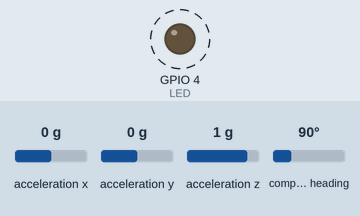
Recording of a program running on a simulated Raspberry Pi (BCM pin numbers). Parts: output pins drawn as LEDs (lit = HIGH). Dashed ring = blinking. The inputs (shaded band) are chosen by the test bench; at power-on: acceleration x 0 g, acceleration y 0 g, acceleration z 1 g, compass heading 90°. What the program prints to the terminal is not drawn.

Above: at 1.1 s.
Timing chart, 0 to 4.6 s (numbered marks = the images above):
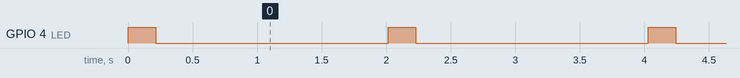

The program:

Gyro_Program.py
```python
import RPi.GPIO as GPIO
import smbus
import time
import math
import struct

GPIO.setmode(GPIO.BCM)
LED = 4
GPIO.setup(LED, GPIO.OUT)

bus = smbus.SMBus(1)

LSM303_ADDRESS_ACCEL = 0x19 #Default Accel address
LSM303_ADDRESS_MAG = 0x1e # Default Mag address

# Accel registers

LSM303_REGISTER_ACCEL_CTRL_REG1_A = 0x20   # 00000111   rw
LSM303_REGISTER_ACCEL_CTRL_REG2_A = 0x21   # 00000000   rw
LSM303_REGISTER_ACCEL_CTRL_REG3_A = 0x22   # 00000000   rw
LSM303_REGISTER_ACCEL_CTRL_REG4_A = 0x23   # 00000000   rw
LSM303_REGISTER_ACCEL_CTRL_REG5_A = 0x24   # 00000000   rw
LSM303_REGISTER_ACCEL_CTRL_REG6_A = 0x25   # 00000000   rw
LSM303_REGISTER_ACCEL_REFERENCE_A = 0x26   # 00000000   r
LSM303_REGISTER_ACCEL_STATUS_REG_A = 0x27   # 00000000   r
LSM303_REGISTER_ACCEL_OUT_X_L_A = 0x28
LSM303_REGISTER_ACCEL_OUT_X_H_A = 0x29
LSM303_REGISTER_ACCEL_OUT_Y_L_A = 0x2A
LSM303_REGISTER_ACCEL_OUT_Y_H_A = 0x2B
LSM303_REGISTER_ACCEL_OUT_Z_L_A = 0x2C
LSM303_REGISTER_ACCEL_OUT_Z_H_A = 0x2D
LSM303_REGISTER_ACCEL_FIFO_CTRL_REG_A = 0x2E
LSM303_REGISTER_ACCEL_FIFO_SRC_REG_A = 0x2F
LSM303_REGISTER_ACCEL_INT1_CFG_A = 0x30
LSM303_REGISTER_ACCEL_INT1_SOURCE_A = 0x31
LSM303_REGISTER_ACCEL_INT1_THS_A = 0x32
LSM303_REGISTER_ACCEL_INT1_DURATION_A = 0x33
LSM303_REGISTER_ACCEL_INT2_CFG_A = 0x34
LSM303_REGISTER_ACCEL_INT2_SOURCE_A = 0x35
LSM303_REGISTER_ACCEL_INT2_THS_A = 0x36
LSM303_REGISTER_ACCEL_INT2_DURATION_A = 0x37
LSM303_REGISTER_ACCEL_CLICK_CFG_A = 0x38
LSM303_REGISTER_ACCEL_CLICK_SRC_A = 0x39
LSM303_REGISTER_ACCEL_CLICK_THS_A = 0x3A
LSM303_REGISTER_ACCEL_TIME_LIMIT_A = 0x3B
LSM303_REGISTER_ACCEL_TIME_LATENCY_A = 0x3C
LSM303_REGISTER_ACCEL_TIME_WINDOW_A = 0x3D

#Mag registers

LSM303_REGISTER_MAG_CRA_REG_M = 0x00
LSM303_REGISTER_MAG_CRB_REG_M = 0x01
LSM303_REGISTER_MAG_MR_REG_M = 0x02
LSM303_REGISTER_MAG_OUT_X_H_M = 0x03
LSM303_REGISTER_MAG_OUT_X_L_M = 0x04
LSM303_REGISTER_MAG_OUT_Z_H_M = 0x05
LSM303_REGISTER_MAG_OUT_Z_L_M = 0x06
LSM303_REGISTER_MAG_OUT_Y_H_M = 0x07
LSM303_REGISTER_MAG_OUT_Y_L_M = 0x08
LSM303_REGISTER_MAG_SR_REG_Mg = 0x09
LSM303_REGISTER_MAG_IRA_REG_M = 0x0A
LSM303_REGISTER_MAG_IRB_REG_M = 0x0B
LSM303_REGISTER_MAG_IRC_REG_M = 0x0C
LSM303_REGISTER_MAG_TEMP_OUT_H_M = 0x31
LSM303_REGISTER_MAG_TEMP_OUT_L_M = 0x32

#LSM303_REGISTER_MAG_CRB_REG_M (Mag Gain) values

LSM303_MAGGAIN_1_3 = 0x20,  # +/- 1.3
LSM303_MAGGAIN_1_9 = 0x40,  # +/- 1.9
LSM303_MAGGAIN_2_5 = 0x60,  # +/- 2.5
LSM303_MAGGAIN_4_0 = 0x80,  # +/- 4.0
LSM303_MAGGAIN_4_7 = 0xA0,  # +/- 4.7
LSM303_MAGGAIN_5_6 = 0xC0,  # +/- 5.6
LSM303_MAGGAIN_8_1 = 0xE0   # +/- 8.1

def WRITE_ACCEL(register,value):
        bus.write_byte_data(LSM303_ADDRESS_ACCEL, register, value)
        return -1

def WRITE_MAG(register,value):
        bus.write_byte_data(LSM303_ADDRESS_MAG, register, value)
        return -1

def accelDatax():
        gxlo = bus.read_byte_data(LSM303_ADDRESS_ACCEL, LSM303_REGISTER_ACCEL_OUT_X_L_A)
        gxhi = bus.read_byte_data(LSM303_ADDRESS_ACCEL, LSM303_REGISTER_ACCEL_OUT_X_H_A)
        gxtotal = ((gxhi <<8) + gxlo)
        if gxtotal >= 32768:
            gxtotal = (gxtotal ^ 65535)
            gxtotal += 1
            return int(gxtotal*-1)
        return gxtotal

def accelDatay():
        gylo = bus.read_byte_data(LSM303_ADDRESS_ACCEL, LSM303_REGISTER_ACCEL_OUT_Y_L_A)
        gyhi = bus.read_byte_data(LSM303_ADDRESS_ACCEL, LSM303_REGISTER_ACCEL_OUT_Y_H_A)
        gytotal = ((gyhi << 8) | gylo)
        if gytotal >= 32768:
            gytotal = (gytotal ^ 65535)
            gytotal += 1
            return int(gytotal*-1)
        return gytotal

def accelDataz():
        gzlo = bus.read_byte_data(LSM303_ADDRESS_ACCEL, LSM303_REGISTER_ACCEL_OUT_Z_L_A)
        gzhi = bus.read_byte_data(LSM303_ADDRESS_ACCEL, LSM303_REGISTER_ACCEL_OUT_Z_H_A)
        gztotal = ((gzhi << 8) | gzlo)
        if gztotal >= 32768:
            gztotal = (gztotal ^ 65535)
            gztotal += 1
            return int(gztotal*-1)
        return gztotal

def accelDataTotal():
        gtotal = int(((accelDatax()**2)+(accelDatay()**2)+(accelDataz()**2))**0.5)
        return gtotal

def magDatax():
        hxhi = bus.read_byte_data(LSM303_ADDRESS_MAG, LSM303_REGISTER_MAG_OUT_X_H_M)
        hxlo = bus.read_byte_data(LSM303_ADDRESS_MAG, LSM303_REGISTER_MAG_OUT_X_L_M)
        hxtotal = ((hxhi << 8) + hxlo)
        if hxtotal >= 32768:
            hxtotal = (hxtotal ^ 65535)
            hxtotal += 1
            return hxtotal*-1
        return hxtotal

def magDatay():
        hyhi = bus.read_byte_data(LSM303_ADDRESS_MAG, LSM303_REGISTER_MAG_OUT_Y_H_M)
        hylo = bus.read_byte_data(LSM303_ADDRESS_MAG, LSM303_REGISTER_MAG_OUT_Y_L_M)
        hytotal = ((hyhi << 8) + hylo)
        if hytotal >= 32768:
            hytotal = (hytotal ^ 65535)
            hytotal += 1
            return (hytotal*-1)
        return hytotal

def magDataz():
        hzhi = bus.read_byte_data(LSM303_ADDRESS_MAG, LSM303_REGISTER_MAG_OUT_Z_H_M)
        hzlo = bus.read_byte_data(LSM303_ADDRESS_MAG, LSM303_REGISTER_MAG_OUT_Z_L_M)
        hztotal = ((hzhi << 8) + hzlo)
        if hztotal >= 32768:
            hztotal = (hztotal ^ 65535)
            hztotal += 1
            return (hztotal*-1)
        return hztotal

def magDataTotal():
        htotal = (((magDatax()**2)+(magDatay()**2)+(magDataz()**2))**0.5)
        return htotal

def magDataTemp():
        thi = bus.read_byte_data(LSM303_ADDRESS_MAG, LSM303_REGISTER_MAG_TEMP_OUT_H_M)
        tlo = bus.read_byte_data(LSM303_ADDRESS_MAG, LSM303_REGISTER_MAG_TEMP_OUT_L_M)
        ttotal = ((thi * 16) + (tlo / 16))
        return ttotal

WRITE_ACCEL(LSM303_REGISTER_ACCEL_CTRL_REG1_A, 0x27) #initialise the Accelerometer
WRITE_ACCEL(LSM303_REGISTER_ACCEL_CTRL_REG4_A, 0x80)

WRITE_MAG(LSM303_REGISTER_MAG_CRA_REG_M, 0x90) #initialise the Magnetometer
WRITE_MAG(LSM303_REGISTER_MAG_MR_REG_M, 0x00)

while True:
        GPIO.output(LED, True)
        print "LSM303DLHC Raw Data \nAccelerometer output: \nGx: ", accelDatax(), "\nGy: ", accelDatay(), "\nGz: ", accelDataz(), "\nGtotal: ", accelDataTotal()/16, "\n"
        print "Magnetometer output: \nHx: ", magDatax(), "\nHy: ", magDatay(), "\nHz: ", magDataz(), "\nHtotal: ", int(magDataTotal()*100), "nT", "\n\nTemp: ", (magDataTemp() - 32) * 5/9, "C"
        time.sleep(0.2)
        GPIO.output(LED, False)
        time.sleep(1.8)
```

Measured:
- by itself, GPIO 4 (LED): alternates HIGH for 0.21 s and LOW for 1.8 s
